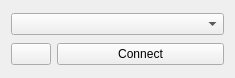
         <widget class="QWidget" name="page">
          <property name="geometry">
           <rect>
            <x>0</x>
            <y>0</y>
            <width>235</width>
            <height>78</height>
           </rect>
          </property>
          <attribute name="label">
           <string>Serial Connection</string>
          </attribute>
          <layout class="QGridLayout" name="gridLayout_49">
           <item row="0" column="0" colspan="2">
            <widget class="QComboBox" name="serialCombobox">
             <property name="sizePolicy">
              <sizepolicy hsizetype="MinimumExpanding" vsizetype="Fixed">
               <horstretch>0</horstretch>
               <verstretch>0</verstretch>
              </sizepolicy>
             </property>
            </widget>
           </item>
           <item row="1" column="0">
            <widget class="QPushButton" name="refreshButton">
             <property name="sizePolicy">
              <sizepolicy hsizetype="Fixed" vsizetype="Fixed">
               <horstretch>0</horstretch>
               <verstretch>0</verstretch>
              </sizepolicy>
             </property>
             <property name="text">
              <string/>
             </property>
             <property name="icon">
              <iconset resource="resources.qrc">
               <normaloff>:/res/refresh.png</normaloff>:/res/refresh.png</iconset>
             </property>
            </widget>
           </item>
           <item row="1" column="1">
            <widget class="QPushButton" name="serialConnectButton">
             <property name="text">
              <string>Connect</string>
             </property>
            </widget>
           </item>
          </layout>
         </widget>
